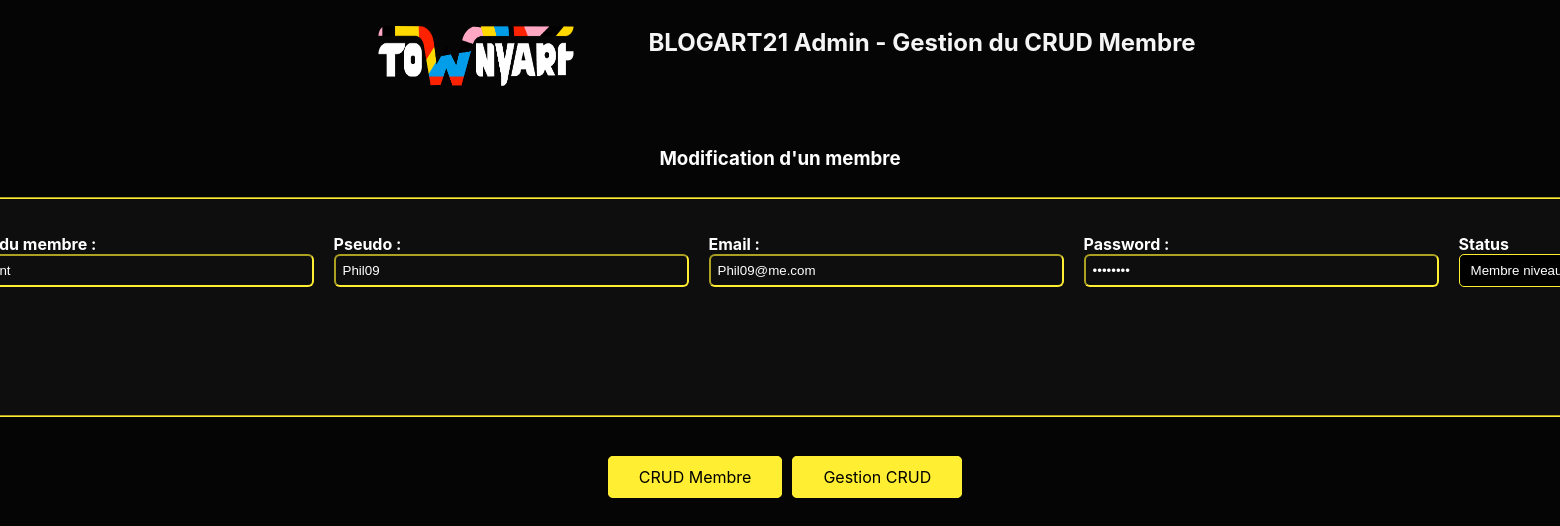
Page /back/membre/updateMembre.php?id=1 on the committed database.
### tables this page shows
CREATE TABLE `membre` (
  `numMemb` int(10) NOT NULL,
  `prenomMemb` varchar(70) DEFAULT NULL,
  `nomMemb` varchar(70) DEFAULT NULL,
  `pseudoMemb` varchar(70) DEFAULT NULL,
  `passMemb` varchar(70) DEFAULT NULL,
  `eMailMemb` varchar(100) DEFAULT NULL,
  `dtCreaMemb` datetime DEFAULT NULL,
  `souvenirMemb` tinyint(1) DEFAULT NULL,
  `accordMemb` tinyint(1) DEFAULT NULL,
  `idStat` int(5) NOT NULL
);

### CLASS_CRUD/membre.class.php (called while the page is built, shortened)
<?php
require_once __DIR__ . '../../CONNECT/database.php';
class MEMBRE
{
    function get_1Membre($numMemb)
    {
        global $db;
        $query = $db->prepare('SELECT * FROM membre WHERE `numMemb` = :numMemb');
        $query->bindParam(':numMemb',  $numMemb);
        $query->execute();
        $result = $query->fetch();
        return ($result);
    }
}

### CLASS_CRUD/statut.class.php (called while the page is built, shortened)
<?php
require_once __DIR__ . '../../CONNECT/database.php';
class STATUT
{
	function get_AllStatuts()
	{
		global $db;
		$query = 'SELECT * FROM STATUT;';
		$result = $db->query($query);
		$allStatuts = $result->fetchAll();
		return ($allStatuts);
	}
}

### back/membre/updateMembre.php (the view, shortened to what this page needs)
<?php
require_once __DIR__ . '/../../CLASS_CRUD/membre.class.php';
require_once __DIR__ . '/../../CLASS_CRUD/statut.class.php';
include __DIR__ . '/initMembre.php';
$member = new MEMBRE;
$statut = new STATUT;
$erreur = '';
if ($_SERVER['REQUEST_METHOD'] == 'POST') {
    $numMemb = $_POST["id"];
    if (empty($_POST['prenomMemb'])) {
        $prenomMemb = '';
        $erreur = $erreur . "<li>Il manque le prenomMemb.</li>";
        $created = false;
    } else {
        $prenomMemb = $_POST['prenomMemb'];
    }
    if (empty($_POST['nomMemb'])) {
        $nomMemb = '';
        $erreur = $erreur . "<li>Il manque la nomMemb.</li>";
        $created = false;
    } else {
        $nomMemb = $_POST['nomMemb'];
    }
    if (empty($_POST['pseudoMemb'])) {
        $pseudoMemb = '';
        $erreur = $erreur . "<li>Il manque la pseudoMemb.</li>";
        $created = false;
    } else {
        $pseudoMemb = $_POST['pseudoMemb'];
    }
    if (empty($_POST['eMailMemb'])) {
        $eMailMemb = '';
        $erreur = $erreur . "<li>Il manque la eMailMemb.</li>";
        $created = false;
    } else {
        $eMailMemb = $_POST['eMailMemb'];
    }
    if (empty($_POST['passMemb'])) {
        $passMemb = '';
        $erreur = $erreur . "<li>Il manque la passMemb.</li>";
        $created = false;
    } else {
        $passMemb = $_POST['passMemb'];
    }
    if (empty($_POST['souvenirMemb'])) {
        $souvenirMemb = '1';
    } else {
        $souvenirMemb = '0';
    }
    if (empty($_POST['accordMemb'])) {
        $accordMemb = '1';
    } else {
        $accordMemb = '0';
    }
    if (empty($_POST['idStat'])) {
        $idStat = '';
        $erreur = $erreur . "<li>Il manque la idStat.</li>";
        $created = false;
    } else {
        $idStat = $_POST['idStat'];
    }
    if (isset($prenomMemb) && isset($nomMemb) && isset($pseudoMemb) && isset($eMailMemb) && isset($passMemb) && isset($souvenirMemb) && isset($accordMemb) && isset($idStat)) {
        $member->update($numMemb, $prenomMemb, $nomMemb, $pseudoMemb, $eMailMemb, $passMemb, $idStat, $souvenirMemb, $accordMemb);
        $updated = true;
    } else {
        $updated = false;
    }
} else {
    $numMemb = $_GET["id"];
}
$resultMembre = $member->get_1Membre($numMemb);
if ($resultMembre) {
    $nomMemb = $resultMembre["nomMemb"];
    $pseudoMemb = $resultMembre["pseudoMemb"];
    $eMailMemb = $resultMembre["eMailMemb"];
    $passMemb = $resultMembre["passMemb"];
}
?>
<!DOCTYPE html>
<html lang="fr">
<head>
    <link href="../css/style.css" rel="stylesheet" type="text/css" />
    <link href="../css/back-office.css" rel="stylesheet" type="text/css" />
    <link href="../css/footer-back.css" rel="stylesheet" type="text/css" />
</head>
<body class="twa-back">
    <div class="title">
        <img class='logo' src="../../front/assets/image/Townyart.png" alt="logo-townyart">
        <h1>BLOGART21 Admin - Gestion du CRUD Membre</h1>
    </div>
    <h3>Modification d'un membre</h3>
    <form method="post" action="<?= "./updateMembre.php?id=" . $numMemb; ?>" enctype="multipart/form-data">
        <div class="fieldset-container">
            <fieldset>
                <div class="control-group">
                    <div class="container-input">
                        <label class="control-label" for="nomMemb"><b>Nom du membre :</b></label>
                        <input type="text" name="nomMemb" id="nomMemb" size="40" maxlength="80" autofocus="autofocus" value="<?= $nomMemb ?>" /><br><br>
                    </div>
                    <div class="container-input">
                        <label class="control-label" for="pseudoMemb"><b>Pseudo :</b></label>
                        <input type="text" name="pseudoMemb" id="pseudoMemb" size="40" maxlength="80" autofocus="autofocus" value="<?= $pseudoMemb ?>" /><br><br>
                    </div>
                    <div class="container-input">
                        <label class="control-label" for="eMailMemb"><b>Email :</b></label>
                        <input type="email" name="eMailMemb" id="eMailMemb" size="40" maxlength="80" autofocus="autofocus" value="<?= $eMailMemb ?>" /><br><br>
                    </div>
                    <div class="container-input">
                        <label class="control-label" for="passMemb"><b>Password :</b></label>
                        <input type="password" name="passMemb" id="passMemb" size="40" maxlength="80" autofocus="autofocus" value="<?= $passMemb ?>" /><br><br>
                    </div>
                    <div class="container-input">
                        <label for="idStat">Status</label>
                        <select name="idStat" id="idStat">
                            <?php
                            $allStatuts = $statut->get_AllStatuts();
                            foreach ($allStatuts as $row) {
                                echo '<option value="' . $row["idStat"] . '">' . $row["libStat"] . '</option>';
                            }
                            ?>
                        </select>
                    </div>
                </div>
            </fieldset>
        </div>
    </form>
    <div class="align-footer">
        <?php
        require_once __DIR__ . '/footerMembre.php';
        ?>
    </div>
</body>
</html>

### back/css/style.css (style rules this page uses)
body { background-color: lightgrey; color: steelblue; }
.fieldset-container { display: flex; justify-content: center; padding: 0 110px; }
fieldset { background-color:#0E0E0E; max-width: 800px; padding: 16px; border-color: #FFEE32; -moz-border-radius: 8px; -webkit-border-radius: 8px; border-radius: 8px; max-width: 600px; }
label { font-family: 'Manrope', -apple-system, BlinkMacSystemFont, 'Segoe UI', Roboto, Oxygen, Ubuntu, Cantarell, 'Open Sans', 'Helvetica Neue', sans-serif; font-weight: bold; color: white; }
.control-group { display: flex; flex-direction: row; justify-content: space-between; }
@media screen and (min-width: 1280px) { body { background-color: white; } }

### back/css/back-office.css (style rules this page uses)
.twa-back { background-color: #050505; }
h1 { text-align: center; margin-left: 4rem; color: whitesmoke; font-family: 'Manrope', -apple-system, BlinkMacSystemFont, 'Segoe UI', Roboto, Oxygen, Ubuntu, Cantarell, 'Open Sans', 'Helvetica Neue', sans-serif; font-size: 24px; font-weight: bold; margin-top: 20px; }
h3 { text-align: center; color: white; font-family: 'Manrope', -apple-system, BlinkMacSystemFont, 'Segoe UI', Roboto, Oxygen, Ubuntu, Cantarell, 'Open Sans', 'Helvetica Neue', sans-serif; }
.logo { width: 200px; height: 76px; padding: 10px; }
.title { display: flex; flex-direction: row; justify-content: center; height: 120px; }
input[type=text],input[type=email],input[type=password], textarea { color: white; background-color :#0E0E0E; border-radius: 6px; border-color :#FFEE32; padding: 7px; }
.container-input { padding: 10px; display: flex; flex-direction: column; justify-content: left; }
select { padding: 7px; color: white; border:line 2px; border-color: #FFEE32; border-radius:5px; background-color:black; }

### back/css/footer-back.css (style rules this page uses)
.align-footer { display: flex; flex-direction: row; justify-content: center; padding: 50px 110px; }

### rows in the picture
membre: nomMemb "Dupont", pseudoMemb "Phil09", eMailMemb "Phil09@me.com"

### other values in the picture
form field idStat "Membre niveau 1"
